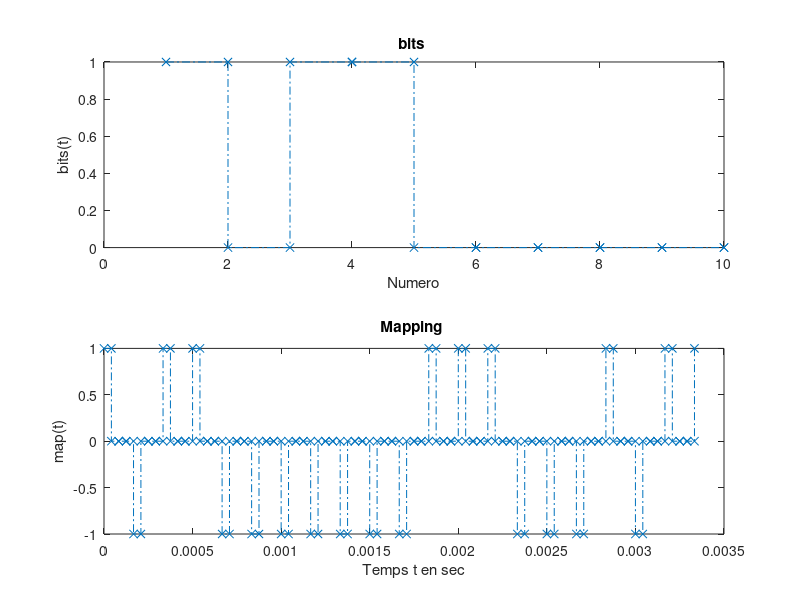
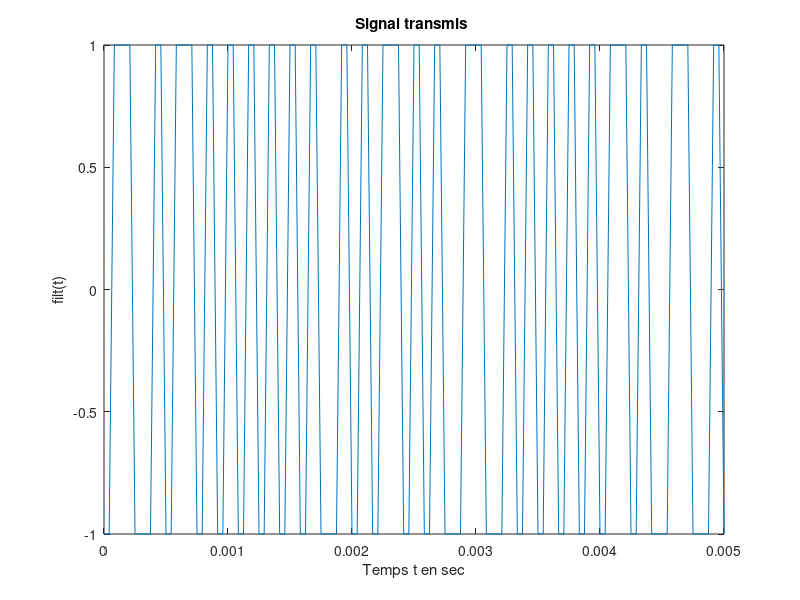
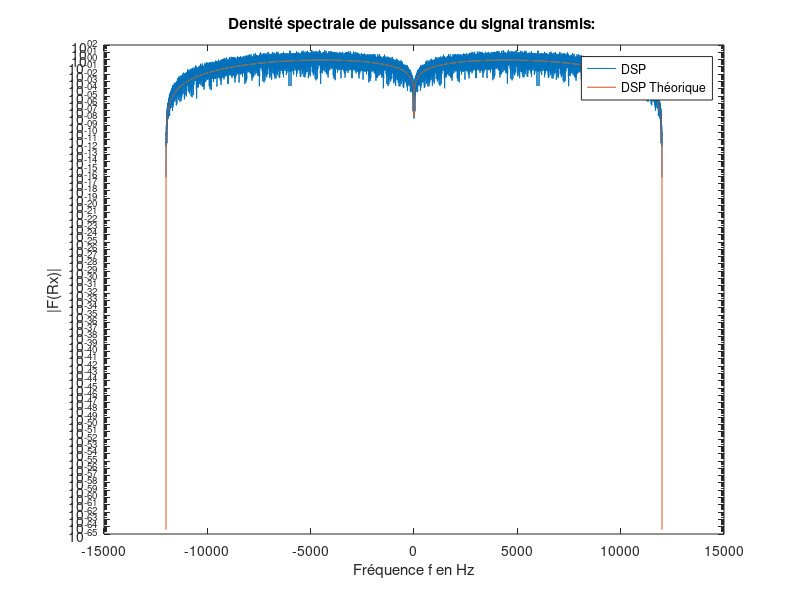
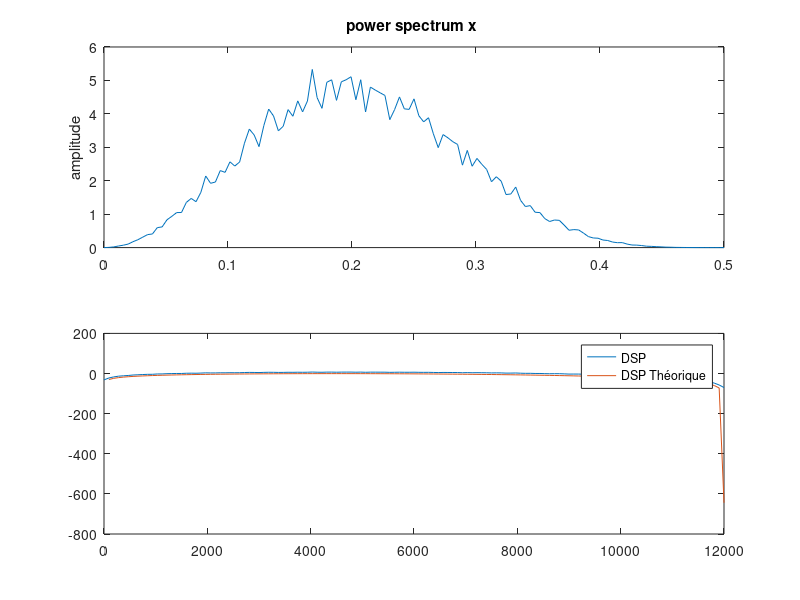

Write the MATLAB code that produced these figures, in order.
clear all
close all

%% Paramètre du modulateur
Fe = 24000; %Frequence echantillonage
Te = 1/Fe;
Rb = 6000; % Debit binaire des bits
Tb = 1/Rb; % Temps de 1 bit
m = 1; %1 bit par symbole pour le mapping
Rs = Rb/m; % Debit des sumboles
Ts = 1/Rs; % Tenps d'un symbole
Ns = Fe*Ts; % Nombre d'échantillons par symbole

%% Information binaire a transmettre
N = 5000; %Nombre de bit a transmettre
Nt = N*Ns; %Nombre d'échantillon totale. On rajoute des zeros !
bits = randi([0, 1], 1, N); %Signal aleatoire de N bits.

%% Mapping 3 : Symbole binaire de moyenne nulle
ak = [-1, 1]; %Mapping 2-aires a moyenne nulle
map = reshape(bits, N/m, m); %m=1
map = bi2de(map)';
f = @(x) (ak(2)-ak(1))*x + ak(1);
map = f(map);

%% Surechantillonnage
map = kron(map, [1 zeros(1, Ns-1)]);

%%Filtrage de mise en forme
h = [-ones(1, fix(Ns/2)), ones(1, fix(Ns/2))]; %Reponse impulsionnelle de type front de duree Ts=Ns*Te
filt = filter(h, 1, map); 

%% Plot
fig = figure(1);
subplot(211);
stairs(1:1:10, bits(1:10), '-.x');
xlabel('Numero');
ylabel('bits(t)');
title('bits ');
subplot(212);
stairs(0:Te:Te*(5*Ns)*Ns, map(1:5*Ns*Ns+1), '-.x');
xlabel('Temps t en sec');
ylabel('map(t)');
title('Mapping ');
saveas(fig, "figures/mod3_NRZ.png");

%% Signal transmis

fig = figure(2);
plot(0:Te:Te*(30*Ns), filt(1:30*Ns+1));
xlabel('Temps t en sec');
ylabel('filt(t)');
title('Signal transmis ');
saveas(fig, "figures/mod3_signal.png");

%% DSP theorique 
Sx_theo = @(f) Nt*(Ts/2)*((1./(pi*f*Ts/2)).^2).*sin(pi*f*Ts/2).^4;

%% DSP du signal transmis: Methode N7

fig = figure(3);
periodogramme_filt = 1/Nt * abs( fft(filt, 2^nextpow2(length(filt))) ).^2;
semilogy(linspace(-Fe/2, Fe/2, length(periodogramme_filt)), fftshift(periodogramme_filt));
hold on;
semilogy(linspace(-Fe/2, Fe/2, length(periodogramme_filt)), Sx_theo(linspace(-Fe/2, Fe/2, length(periodogramme_filt))));
xlabel('Fréquence f en Hz');
ylabel('|F(Rx)|');
legend("DSP", "DSP Théorique");
title('Densité spectrale de puissance du signal transmis: ');
hold off;
saveas(fig, "figures/mod3_DSP1.png");

%% DSP du signal transmis: Methode Welch

fig = figure(4);
subplot(211);
pwelch(filt);
subplot(212);
PSDx = 10*log10(pwelch(filt));
plot(linspace(0, Fe/2, length(PSDx)), PSDx);
hold on;
plot(linspace(0, Fe/2, length(PSDx)), 10*log10(Sx_theo(linspace(0, Fe/2, length(PSDx)))));
hold off;
legend("DSP", "DSP Théorique");
saveas(fig, "figures/mod3_DSP2.png");
